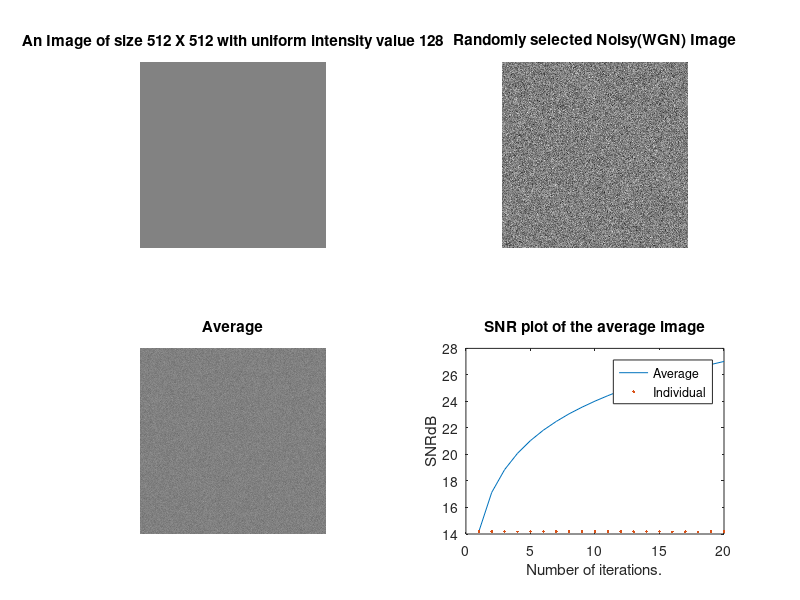

MATLAB code to generate this figure:
% by tajim 1916
clear all;
clc;
A(1:512, 1:512) = uint8(128); %uniform intensity
f1=figure;
figure(f1);
subplot(2, 2, 1);
p1 = imshow(A);
title('An Image of size 512 X 512 with uniform intensity value 128');

k = 20;
sum(1:512, 1:512) = double(0);

for i=1:1:k
    AN(:, :, i) = imnoise(A, 'gaussian');
    sum = sum + double(AN(:, :, i));
    avg = uint8(sum/i);
    [peakSNRn, SNRn] = psnr(AN(:, :, i), A);
    [peakSNRa, SNRa] = psnr(avg, A);
    allSNRn(i) = SNRn;
    allSNRa(i) = SNRa;
end

imIndex = randi(k);
%figure(f1);
subplot(2, 2, 2);
p2 = imshow(AN(:, :, imIndex));
title('Randomly selected Noisy(WGN) Image');

disp('After averaging, the snr is:')
[peakSNR, SNR] = psnr(avg, A);
%disp(peakSNR);
disp(SNR);
subplot(2, 2, 3);
p3 = imshow(avg);
title('Average');

subplot(2, 2, 4);
p4 = plot(allSNRa);
%legend('Average');
hold on;
p5 = plot(allSNRn, '.');
hold on;
legend('Average', 'Individual');
title('SNR plot of the average image');
ylabel('SNRdB');
xlabel('Number of iterations.');